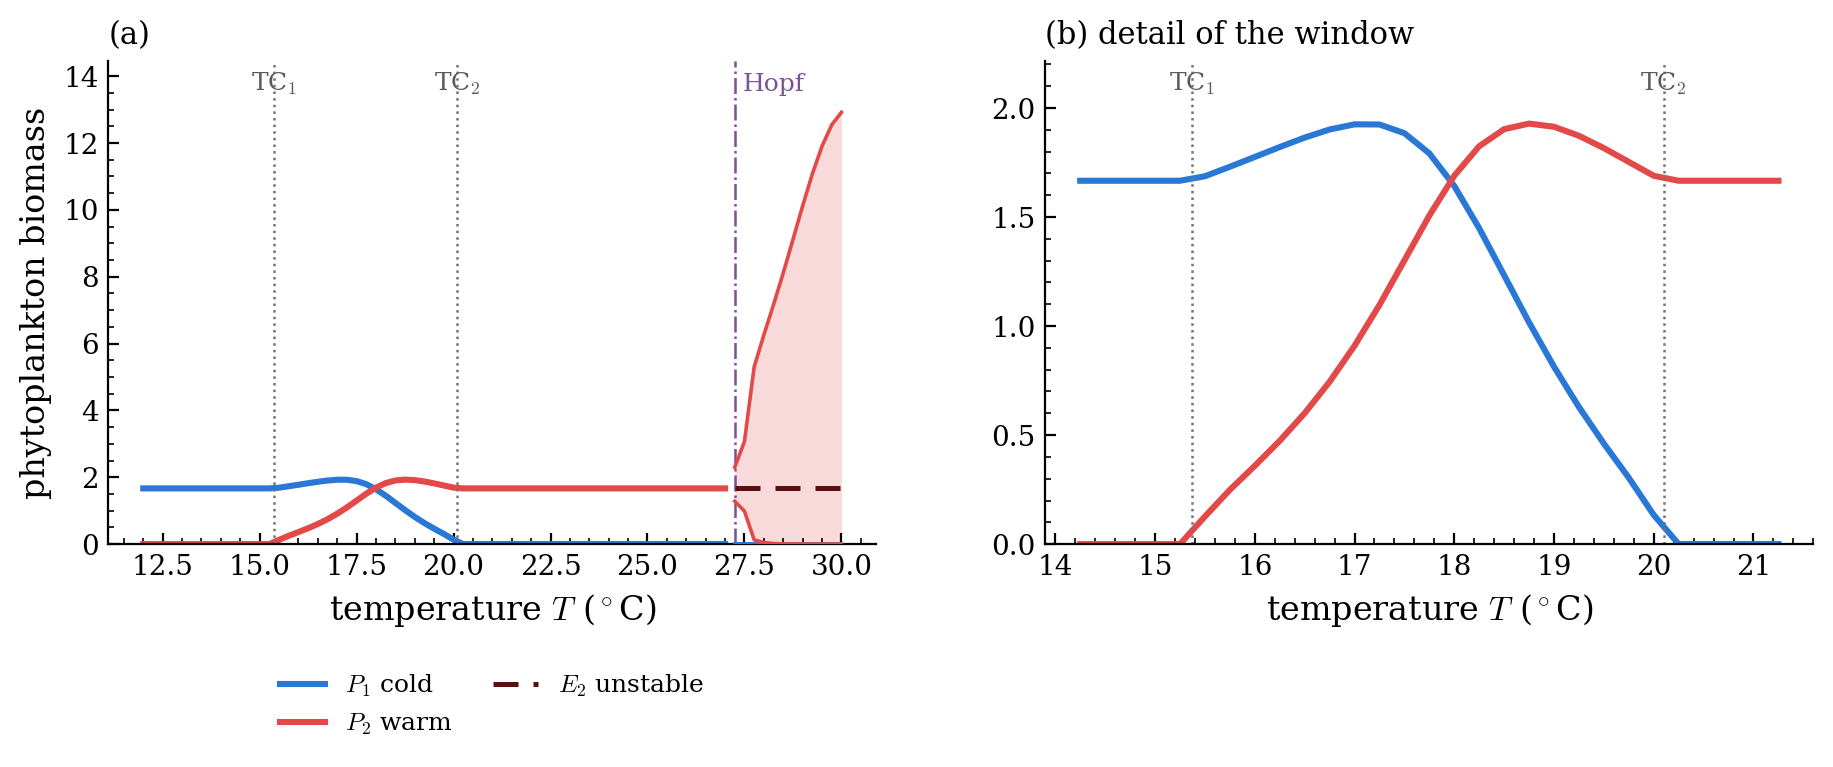

The Python source for this figure:
"""
fig_bifurcation_merged.py  ->  fig_bifurcation_merged.png

Bifurcation structure in temperature at iota0 = 0.5.
(a) full sweep: cold dominance, coexistence window bounded by TC1 and TC2, warm dominance,
    and the warming Hopf.  (b) detail of the window and the P1 -> P2 handover.
Plotting follows the standard convention: stable equilibria solid, unstable equilibria dashed,
and periodic orbits as their min-max envelope. Past the warming Hopf the warm-type equilibrium E_2
is continued as an unstable branch by Newton iteration on the boundary balance rather than by
integration, which cannot reach it, and is drawn dashed alongside the envelope of the cycle that
replaces it.
"""
import numpy as np, warnings; warnings.filterwarnings('ignore')
from scipy.integrate import solve_ivp
import matplotlib; matplotlib.use('Agg')
import matplotlib.pyplot as plt
import model, mc_edges

I0 = 0.5
p0 = model.make_p(I0=I0)
T1, T2 = mc_edges.edges(p0)
print(f"transcritical edges: T1={T1:.2f}  T2={T2:.2f}")

def endstate(T, tend=20000, y0=(1.0, 0.8, 0.8, 0.4, 0.4)):
    p = model.make_p(T=T, I0=I0)
    sol = solve_ivp(model.make_rhs(p), [0, tend], list(y0), method='LSODA',
                    rtol=1e-10, atol=1e-12, dense_output=True)
    tt = np.linspace(0.75*tend, tend, 4000)
    Y = sol.sol(tt)
    return Y[1], Y[2]                       # P1(t), P2(t) on the late window

def E2_branch(T):
    """Warm-type boundary equilibrium E_2, stable or not, from the scalar balance."""
    from scipy.optimize import brentq
    p = model.make_p(T=T, I0=I0)
    P2 = p['KP2']*p['dZ']/(p['e']*p['mZ'] - p['dZ'])
    rho = model.rho(T, p['rho0'], p['Q10'], p['Tref'])
    c = p['lD']/(rho + p['lD'])
    th2 = model.theta(T, p['Topt2'], p['w2'], p['wskew2'])
    G2 = lambda N: p['mu2']*th2*model.f(N, p['KN2'])
    f = lambda N: I0 - p['lN']*N - c*P2*G2(N)
    hi = I0/p['lN']
    if not (f(1e-12) > 0 > f(hi)):
        return None, None
    N = brentq(f, 1e-12, hi, xtol=1e-14)
    Z = p['e']*P2/p['dZ']*(G2(N) - p['d2'])
    if Z <= 0:
        return None, None
    x = np.array([N, 0.0, P2, Z, P2*G2(N)/(rho + p['lD'])])
    rhs = model.make_rhs(p)
    J = np.empty((5, 5)); h = 1e-7
    for k in range(5):
        xp = x.copy(); xm = x.copy(); xp[k] += h; xm[k] -= h
        J[:, k] = (np.asarray(rhs(0, xp)) - np.asarray(rhs(0, xm)))/(2*h)
    th1 = model.theta(T, p['Topt1'], p['w1'], p['wskew1'])
    J[1, :] = 0.0; J[1, 1] = p['mu1']*th1*model.f(N, p['KN1']) - p['d1']
    return P2, np.linalg.eigvals(J).real.max() < 0


Ts = np.arange(12.0, 30.01, 0.25)
P1lo, P1hi, P2lo, P2hi = [], [], [], []
for T in Ts:
    a, b = endstate(T)
    P1lo.append(a.min()); P1hi.append(a.max())
    P2lo.append(b.min()); P2hi.append(b.max())
P1lo, P1hi = np.array(P1lo), np.array(P1hi)
P2lo, P2hi = np.array(P2lo), np.array(P2hi)
osc = (P1hi - P1lo > 1e-3) | (P2hi - P2lo > 1e-3)
TH = Ts[osc].min() if osc.any() else np.nan
print(f"oscillation onset on this grid: T ~ {TH}")

plt.rcParams.update({'font.size': 10, 'axes.linewidth': 0.8,
                     'mathtext.fontset': 'cm', 'font.family': 'serif'})
fig, ax = plt.subplots(1, 2, figsize=(11, 3.9))

def draw(a, Tsub, m):
    lo1, hi1, lo2, hi2, o = P1lo[m], P1hi[m], P2lo[m], P2hi[m], osc[m]
    for lo, hi, oo, col, lab in [(lo1, hi1, o, '#2a78d6', r'$P_1$ cold'),
                                 (lo2, hi2, o, '#e34948', r'$P_2$ warm')]:
        # equilibrium branch: solid where the attractor is a point
        eq = 0.5*(lo + hi)
        eq[oo] = np.nan
        a.plot(Tsub, eq, '-', color=col, lw=2.2, label=lab)
        # periodic branch: min and max of the cycle, with the envelope shaded
        cyc_lo = lo.copy(); cyc_lo[~oo] = np.nan
        cyc_hi = hi.copy(); cyc_hi[~oo] = np.nan
        a.fill_between(Tsub, lo, hi, where=oo, color=col, alpha=0.20, lw=0)
        a.plot(Tsub, cyc_lo, '-', color=col, lw=1.3, zorder=5)
        a.plot(Tsub, cyc_hi, '-', color=col, lw=1.3, zorder=5)
    # the warm-type equilibrium continued past the warming Hopf, where it is unstable and the
    # cycle has replaced it as the attractor; below T2 the interior branch is the attractor and
    # E_2 is not the relevant object, so we draw it only where it is both unstable and dominant
    unst_T, unst_P = [], []
    for TT in Tsub:
        if TT < T2:
            continue
        val, stable = E2_branch(TT)
        if val is not None and not bool(stable):
            unst_T.append(TT); unst_P.append(val)
    if unst_T:
        a.plot(unst_T, unst_P, '--', color='#5a1010', lw=1.8, zorder=6,
               dashes=(5, 3), label=r'$E_2$ unstable')
    for Tc, nm in [(T1, r'TC$_1$'), (T2, r'TC$_2$')]:
        a.axvline(Tc, color='0.45', lw=0.9, ls=':')
        a.annotate(nm, xy=(Tc, a.get_ylim()[1]), xytext=(0, -11),
                   textcoords='offset points', ha='center', fontsize=9, color='0.35')
    a.set_xlabel(r'temperature $T$ ($^\circ$C)')
    a.spines['top'].set_visible(False); a.spines['right'].set_visible(False)

m = np.ones_like(Ts, bool)
ax[0].set_ylim(0, max(P1hi.max(), P2hi.max())*1.12)
draw(ax[0], Ts, m)
ax[0].set_ylabel('phytoplankton biomass')
ax[0].set_title('(a)', loc='left', fontsize=11)
if np.isfinite(TH):
    ax[0].axvline(TH, color='#7a5195', lw=0.9, ls='-.')
    ax[0].annotate('Hopf', xy=(TH, ax[0].get_ylim()[1]), xytext=(3, -11),
                   textcoords='offset points', fontsize=9, color='#7a5195')

md = (Ts >= T1-1.2) & (Ts <= T2+1.2)
ax[1].set_ylim(0, max(P1hi[md].max(), P2hi[md].max())*1.15)
draw(ax[1], Ts[md], md)
ax[1].set_title('(b) detail of the window', loc='left', fontsize=11)

ax[0].legend(frameon=False, fontsize=9, ncol=2, loc='upper center',
             bbox_to_anchor=(0.5, -0.22), columnspacing=1.6, handlelength=1.8)
fig.subplots_adjust(bottom=0.30, top=0.92, wspace=0.22)
plt.savefig('fig_bifurcation_merged.png', dpi=200, bbox_inches='tight')
print('wrote fig_bifurcation_merged.png')
